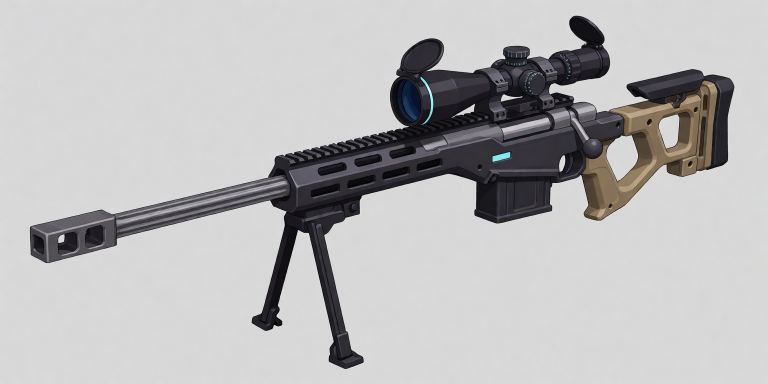
#> input picture art/concepts/warden/concept_34.png, 1536 x 768 px, given in place of warden_exact_side.png, which was not available (shown at 1/2 size)
$ python compare.py
#> lines starting #> are read from the running program, lines starting #| are printed output that depends on the picture; after the words box and inside, x2 and y2 are one past the last pixel; in counts of white or black regions, pixels touching at a corner belong together; pictures that were not available may be replaced by others from this repository, and a replacement may not be noted
"""Side-by-side / overlay comparison of the WARDEN build against concept_main.png (the proportion reference).

Needs renders/warden_exact_side.png (1 px = 1 mm orthographic, transparent background, written by
build_warden.py --render compare|quick|full). Run with the system python (PIL):
    python compare.py
Writes renders/warden_compare.png (concept, build, overlay, both outlines + IoU), renders/warden_compare_zoom.png
(part-by-part 2 px/mm crops), renders/warden_compare_overlay.png, renders/warden_silhouette.png and the
labelled contact sheets renders/warden_contact_sheet.png (assembled gun + close-ups) and
renders/warden_contact_parts.png (stocks, magazines, base, alt loadout).

Pixel mapping of the exact render (same as art/concepts/warden/profile_sketch.png top panel):
    px_x = (y + 1.19) * 1000      px_y = (0.335 - z) * 1000
concept_main.png is drawn at ~1 px = 1 mm too: brake front at x=56, bore at y=259.5 -> shift (+34, 0).
"""
import os

from PIL import Image, ImageDraw, ImageFilter, ImageFont  # numpy is used too

HERE = os.path.dirname(os.path.abspath(__file__))
R = os.path.join(HERE, "renders")
C = os.path.join(HERE, "..", "..", "..", "art", "concepts", "warden")
BG = (214, 215, 218)


def font(sz):
    for f in ("arial.ttf", "segoeui.ttf", "DejaVuSans.ttf"):
        try:
            return ImageFont.truetype(f, sz)
        except OSError:
            pass
    return ImageFont.load_default()


def on_bg(im, bg=BG):
    b = Image.new("RGBA", im.size, bg + (255,))
    b.alpha_composite(im)
    return b.convert("RGB")


def grid(im, color=(150, 150, 155), label=True):
    d = ImageDraw.Draw(im)
    f = font(13)
    for i in range(-11, 5):
        y = i / 10.0
        x = int(round((y + 1.19) * 1000))
        d.line([(x, 0), (x, im.height)], fill=color, width=1)
        if label:
            d.text((x + 3, im.height - 18), f"y={y:+.1f}", fill=(90, 90, 95), font=f)
    for z in (-0.2, -0.1, 0.0, 0.1, 0.2, 0.3):
        py = int(round((0.335 - z) * 1000))
        d.line([(0, py), (im.width, py)], fill=color, width=1)
        if label:
            d.text((3, py + 2), f"z={z:+.1f}", fill=(90, 90, 95), font=f)
    pz = int(round((0.335 - 0.075) * 1000))
    d.line([(0, pz), (im.width, pz)], fill=(230, 140, 60), width=1)
    return im


def concept_mask(cz):
    """Trace the concept's gun silhouette (no scope, no bipod): everything clearly off the grey background, minus
    the scope above the rail line over the receiver and the bipod under the handguard front."""
    import numpy as np
    a = np.asarray(cz).astype(np.int32)
    H, W = a.shape[:2]
    d = np.abs(a - a[5:40, 5:40].reshape(-1, 3).mean(0)).sum(2)
    m = d > 40
    yy, xx = np.mgrid[0:H, 0:W]
    m &= ~((xx > PX(-0.47)) & (xx < PX(0.0)) & (yy < PZ(0.122)))      # scope + rings
    m &= ~((xx > PX(-0.66)) & (xx < PX(-0.50)) & (yy > PZ(0.033)))     # bipod
    m[:, :40] = False
    return m


def PX(y):
    return int(round((y + 1.19) * 1000))


def PZ(z):
    return int(round((0.335 - z) * 1000))


def edge_of(mask):
    import numpy as np
    im = Image.fromarray((mask * 255).astype(np.uint8))
    return im.filter(ImageFilter.FIND_EDGES).filter(ImageFilter.MaxFilter(3))


def main():
    import numpy as np
    mine = Image.open(os.path.join(R, "warden_exact_side.png")).convert("RGBA")
    W, H = mine.size
#> W = 1536; H = 768
    concept = Image.open(os.path.join(C, "concept_main.png")).convert("RGB")
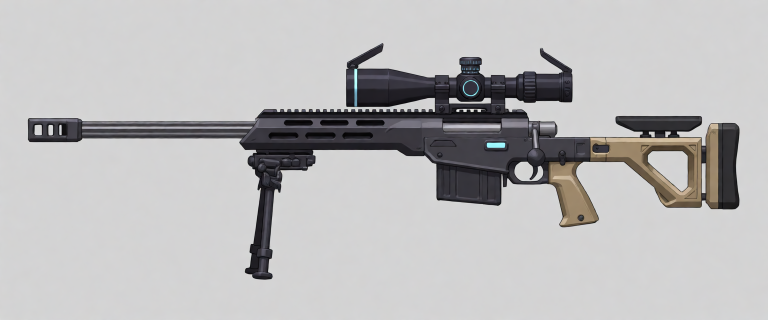
#> input picture art/concepts/warden/concept_main.png, 1536 x 640 px (shown at 1/2 size)
#> concept is the input picture: PIL image 1536x640 RGB; mean R, G, B 186, 185.2, 185.7
    cz = Image.new("RGB", (W, H), (211, 211, 213))
    cz.paste(concept, (34, 0))
    bm = np.asarray(mine)[:, :, 3] > 100
#> bm: shape (768, 1536) bool; every value is 1
    cm = concept_mask(cz)
#> in concept_mask, `m = d > 40`:
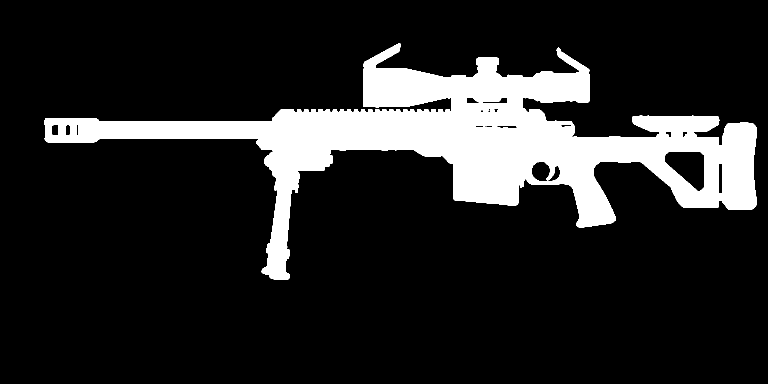
#> m: shape (768, 1536) bool (shown at 1/2 size); 14.9% white; 3 white regions (2 under 20 px), largest, box (x1, y1, x2, y2) and area: (89, 86, 1514, 560) 175749
#> in concept_mask, `m &= ~((xx > PX(-0.66)) & (xx < PX(-0.50)) & (yy > PZ(0.033)))`: m: shape (768, 1536) bool; 11.1% white; 6 white regions (2 under 20 px), largest, box (x1, y1, x2, y2) and area: (89, 213, 1514, 455) 131239, (727, 213, 816, 215) 96, (523, 535, 531, 549) 85, (529, 315, 531, 329) 25
    e_b, e_c = edge_of(bm), edge_of(cm)
#> in edge_of, `im = Image.fromarray((mask * 255).astype(np.uint8))`: im: PIL image 1536x768 L; every value is 255
#> in edge_of, `return im.filter(ImageFilter.FIND_EDGES).filter(ImageFilter.MaxFilter(..`: returned value: PIL image 1536x768 L; 0.78% white; 1 white region, box (x1, y1, x2, y2) and area: (0, 0, 1536, 768) 9200
#> in edge_of (call 2), `return im.filter(ImageFilter.FIND_EDGES).filter(ImageFilter.MaxFilter(..`: returned value: PIL image 1536x768 L; 1.5% white; 16 white regions, largest, box (x1, y1, x2, y2) and area: (88, 212, 1515, 456) 13874, (1328, 301, 1411, 385) 965, (1061, 322, 1122, 364) 795
    red = Image.new("RGB", (W, H), (235, 30, 40))
    cyan = Image.new("RGB", (W, H), (0, 190, 215))

    mine_g = grid(on_bg(mine))
#> in on_bg, returned value is the input picture: PIL image 1536x768 RGB; mean R, G, B 184.6, 183.7, 184.7
    ov_c = cz.copy()
    ov_c.paste(red, mask=e_b)
    both = Image.new("RGB", (W, H), (250, 250, 250))
#> both: PIL image 1536x768 RGB; every value is 250
    grid(both, (215, 215, 220))
    both.paste(cyan, mask=e_c)
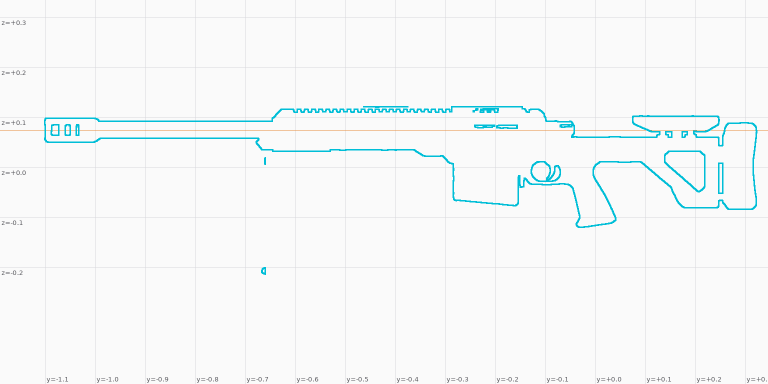
#> both: PIL image 1536x768 RGB (shown at 1/2 size); mean R, G, B 245.2, 248.1, 248.4
    both.paste(red, mask=e_b)
    iou = (cm & bm).sum() / max(1, (cm | bm).sum())
#> iou = 0.111
    blend = Image.blend(cz, on_bg(mine, (211, 211, 213)), 0.55)

    rows = [("CONCEPT concept_main.png (THE proportion reference, DIRECTION_LOG 13; 1 px ~ 1 mm, aligned on brake front + bore)", cz),
            ("BUILD  exact orthographic left side (+X), 1 px = 1 mm (no scope / bipod: separate attachments)", mine_g),
            ("OVERLAY  build silhouette (red) on the concept", ov_c),
            (f"OUTLINES  concept traced without scope / bipod (cyan) vs build (red)   silhouette IoU {iou:.3f}", both)]
    lab = 30
    sheet = Image.new("RGB", (W, (H + lab) * len(rows)), (245, 245, 247))
    d = ImageDraw.Draw(sheet)
    for i, (t, im) in enumerate(rows):
        y0 = i * (H + lab)
        d.text((10, y0 + 6), t, fill=(20, 20, 25), font=font(18))
        sheet.paste(im, (0, y0 + lab))
#> this loop made 4 passes
#> y0 on passes 1 to 4: 0, 798, 1596, 2394
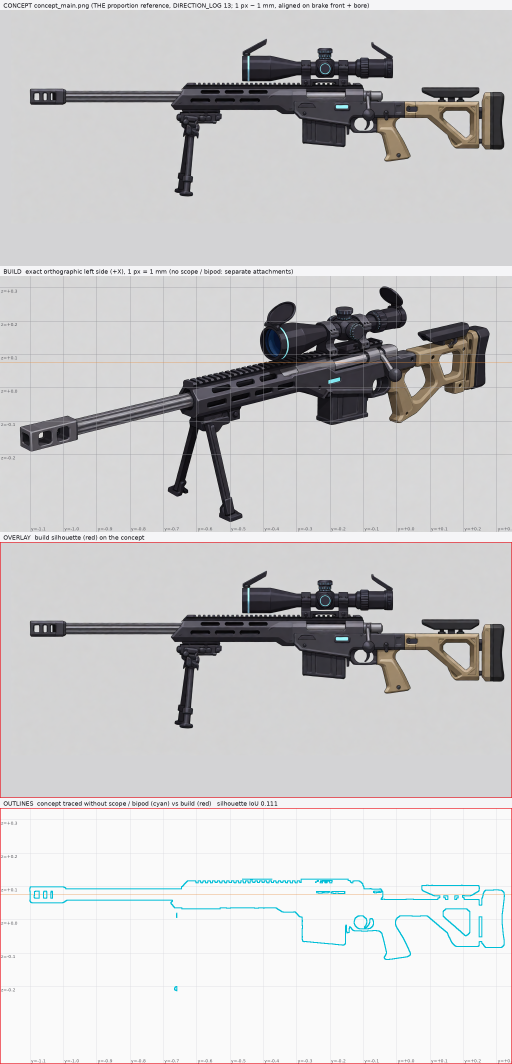
#> sheet: PIL image 1536x3192 RGB (shown at 1/3 size); mean R, G, B 203.4, 202.8, 203.6
    out = os.path.join(R, "warden_compare.png")
    sheet.save(out)
    # blend + plain build
    sbs = Image.new("RGB", (W, H * 2 + 2 * lab), (245, 245, 247))
    d = ImageDraw.Draw(sbs)
    d.text((10, 6), "BLEND 55% build over concept", fill=(20, 20, 25), font=font(18))
    sbs.paste(blend, (0, lab))
    d.text((10, H + lab + 6), "BUILD (left side, +X)", fill=(20, 20, 25), font=font(18))
    sbs.paste(on_bg(mine), (0, H + 2 * lab))
    sbs.save(os.path.join(R, "warden_compare_overlay.png"))
    # zoomed part-by-part crops (2 px per mm): concept painting + both outlines
    ov = np.asarray(cz).copy()
    ov[np.asarray(e_c) > 0] = (0, 190, 215)
    ov[np.asarray(e_b) > 0] = (235, 30, 40)
    ovi = Image.fromarray(ov)
    crops = [("muzzle brake + barrel", -1.12, -0.62), ("handguard, receiver, magazine", -0.72, -0.10),
             ("grip, stock", -0.20, 0.34)]
    tiles = []
    for nm, y0, y1 in crops:
        c = ovi.crop((PX(y0), PZ(0.16), PX(y1), PZ(-0.15)))
        c = c.resize((c.width * 2, c.height * 2), Image.NEAREST)
        dr = ImageDraw.Draw(c)
        g = round(y0 + 0.05 - (y0 % 0.05), 2)
        while g <= y1:
            x = (PX(g) - PX(y0)) * 2
            dr.line([(x, 0), (x, 10)], fill=(0, 0, 0))
            dr.text((x + 2, 0), f"y{g:+.2f}", fill=(0, 0, 0), font=font(12))
            g = round(g + 0.05, 2)
        for gz in (-0.10, -0.05, 0.0, 0.05, 0.10, 0.15):
            yv = (PZ(gz) - PZ(0.16)) * 2
            dr.line([(0, yv), (10, yv)], fill=(0, 0, 0))
            dr.text((12, yv - 7), f"z{gz:+.2f}", fill=(0, 0, 0), font=font(12))
        tiles.append((nm, c))
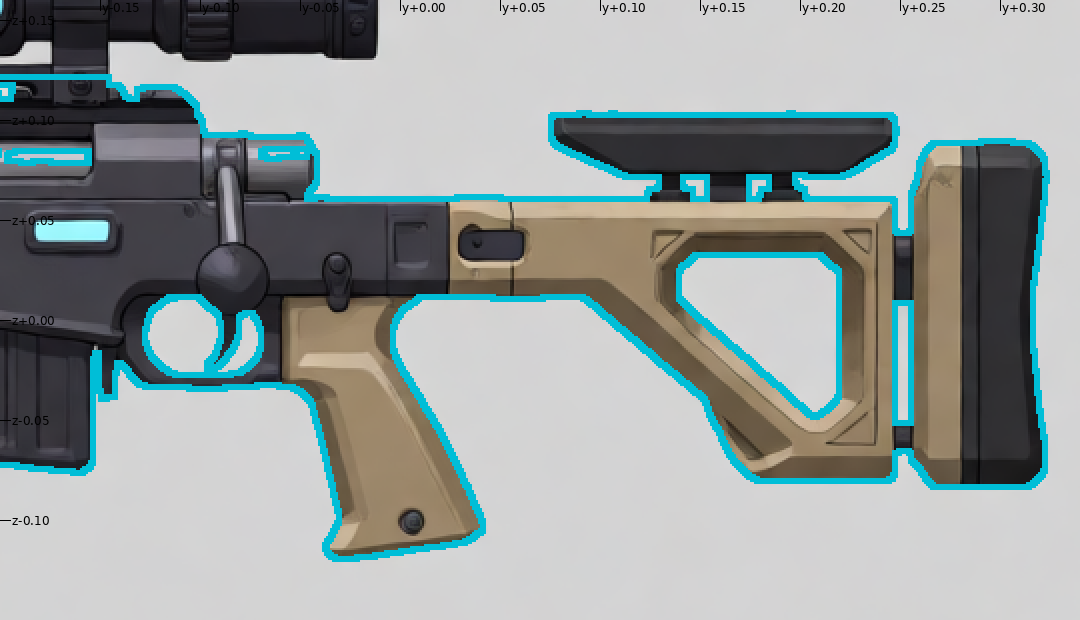
#> c: PIL image 1080x620 RGB; mean R, G, B 149.7, 157.6, 156.6
#> after the loop, tiles = 3 items
    Wz = max(t.width for _, t in tiles)
#> Wz = 1240
    zs = Image.new("RGB", (Wz, sum(t.height + lab for _, t in tiles)), (245, 245, 247))
    d = ImageDraw.Draw(zs)
    y = 0
    for nm, t in tiles:
        d.text((10, y + 6), f"ZOOM 2 px/mm  {nm}: concept outline cyan, build outline red", fill=(20, 20, 25),
               font=font(18))
        zs.paste(t, (0, y + lab))
        y += t.height + lab
#> this loop made 3 passes
#> (nm, y) on passes 1 to 3: ('muzzle brake + barrel', 650), ('handguard, receiver, magazine', 1300), ('grip, stock', 1950)
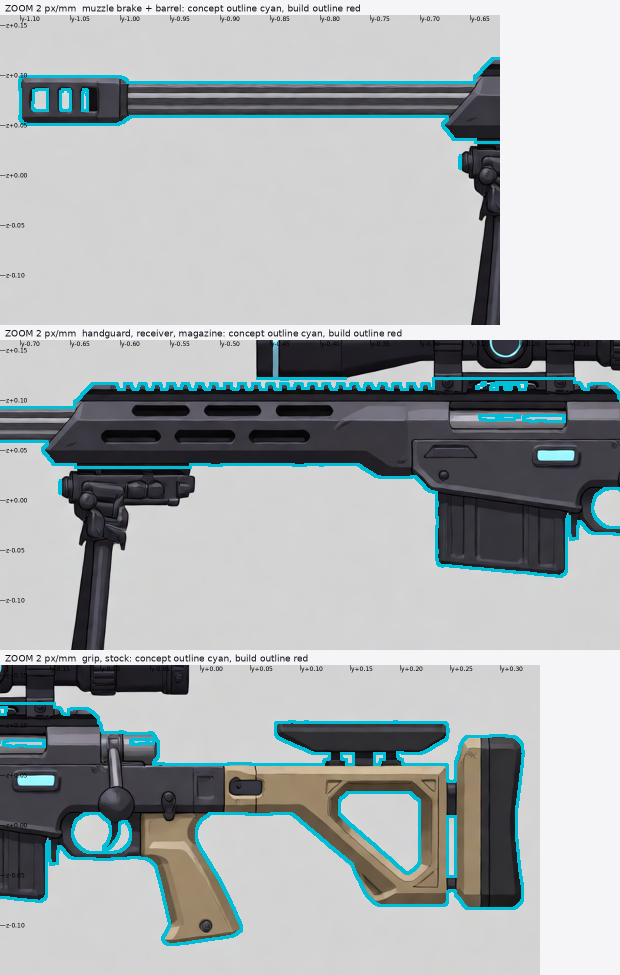
#> zs: PIL image 1240x1950 RGB (shown at 1/2 size); mean R, G, B 167.9, 173.3, 175
#> after the loop, y = 1950
    zs.save(os.path.join(R, "warden_compare_zoom.png"))
    print(f"wrote {out}  (silhouette IoU vs concept without scope / bipod: {iou:.3f})")
#| wrote assets/weapons/vk50_warden/renders/warden_compare.png  (silhouette IoU vs concept without scope / bipod: 0.111)


def silhouettes():
    """64 / 128 / 256 px wide black silhouettes of the exact side render (BRIEF section 6 read check)."""
    mine = Image.open(os.path.join(R, "warden_exact_side.png")).convert("RGBA")
    a = mine.split()[3]
    bb = a.getbbox()
#> bb = (0, 0, 1536, 768)
    a = a.crop((bb[0] - 20, bb[1] - 20, bb[2] + 20, bb[3] + 20))
#> a: PIL image 1576x808 L; 92.6% white; 1 black region, box (x1, y1, x2, y2) and area: (0, 0, 1576, 808) 93760
    sil = Image.merge("RGB", [a.point(lambda v: 255 - v)] * 3)
    tiles = []
    for w in (64, 128, 256):
        h = max(1, round(sil.height * w / sil.width))
        t = sil.resize((w, h), Image.LANCZOS).resize((w * 4 if w < 256 else w * 2, h * 4 if w < 256 else h * 2),
                                                     Image.NEAREST)
        tiles.append((w, t))
#> after the loop, tiles = 3 items
    W = max(t.width for _, t in tiles) + 20
#> W = 532
    H = sum(t.height + 34 for _, t in tiles)
#> H = 760
    sheet = Image.new("RGB", (W, H), (255, 255, 255))
#> sheet: PIL image 532x760 RGB; every value is 255
    d = ImageDraw.Draw(sheet)
    y = 0
    for w, t in tiles:
        d.text((10, y + 6), f"silhouette at {w} px wide (pixel-enlarged)", fill=(0, 0, 0), font=font(16))
        sheet.paste(t, (10, y + 30))
        y += t.height + 34
#> this loop made 3 passes
#> (w, y) on passes 1 to 3: (64, 166), (128, 464), (256, 760)
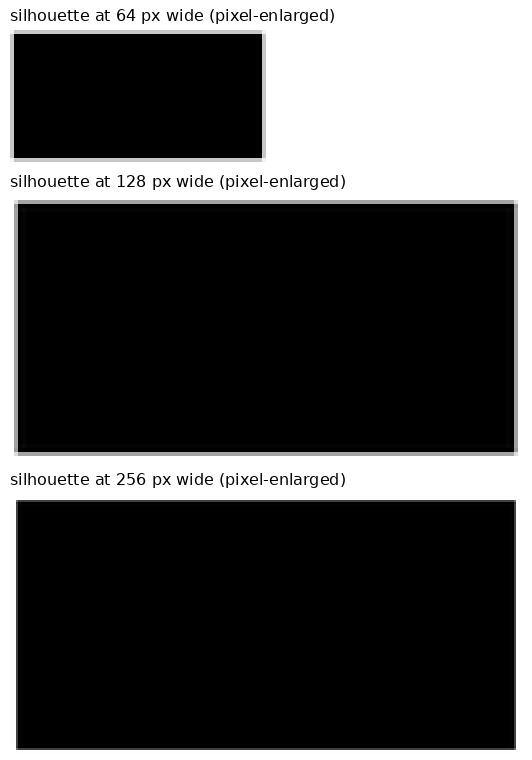
#> sheet: PIL image 532x760 RGB; min 0, max 255, mean 76
#> after the loop, y = 760
    sheet.save(os.path.join(R, "warden_silhouette.png"))


def sheet(items, out, cols=3, tile=(760, 430), title=None):
    """Labelled contact sheet: items = [(label, filename in renders/)]; each render letterboxed into a tile."""
#> called with out = 'warden_contact_sheet.png', cols = 4, tile = (640, 400)
    tw, th = tile
    lab = 26
    top = 44 if title else 0
    rows = (len(items) + cols - 1) // cols
    im = Image.new("RGB", (cols * tw, top + rows * (th + lab)), (236, 236, 239))
#> im: PIL image 2560x2600 RGB
    d = ImageDraw.Draw(im)
    if title:
        d.text((12, 10), title, fill=(15, 15, 20), font=font(24))
    for i, (label, fn) in enumerate(items):
        r, c = divmod(i, cols)
        x0, y0 = c * tw, top + r * (th + lab)
        p = os.path.join(R, fn)
        d.text((x0 + 8, y0 + 4), label, fill=(25, 25, 30), font=font(17))
        if not os.path.exists(p):
            d.text((x0 + 8, y0 + lab + 8), "(missing) " + fn, fill=(200, 30, 30), font=font(15))
            continue
        src = Image.open(p).convert("RGB")
        s = min(tw / src.width, th / src.height)
        src = src.resize((max(1, int(src.width * s)), max(1, int(src.height * s))), Image.LANCZOS)
        im.paste(src, (x0 + (tw - src.width) // 2, y0 + lab + (th - src.height) // 2))
    im.save(os.path.join(R, out))
    print("wrote", out)


def contact_sheets():
    sheet([("right side (+X camera = gun's LEFT)", "warden_right.png"),
           ("left side (-X camera = gun's RIGHT: bolt, port)", "warden_left.png"),
           ("three-quarter", "warden_three_quarter.png"),
           ("three-quarter back", "warden_three_quarter_back.png"),
           ("top (screen-up = -X, shooter's right)", "warden_top.png"),
           ("low three-quarter", "warden_low.png"),
           ("front (ortho)", "warden_front.png"),
           ("back (ortho)", "warden_back.png"),
           ("close-up: muzzle brake", "warden_cu_brake.png"),
           ("close-up: bolt + knob (-X), closed", "warden_cu_bolt.png"),
           ("bolt lifted 60 deg: root turns behind the receiver", "warden_cu_bolt_lifted.png"),
           ("bolt open (0.13 m): clears stock + riser", "warden_cu_bolt_open.png"),
           ("bolt open, side (-X camera)", "warden_bolt_open_left.png"),
           ("bolt open, shooter's view", "warden_bolt_open_fpv.png"),
           ("close-up: receiver right / ejection port", "warden_cu_receiver_right.png"),
           ("close-up: receiver left", "warden_cu_receiver_left.png"),
           ("close-up: handguard underside, rails", "warden_cu_handguard_under.png"),
           ("close-up: magwell + mag seating", "warden_cu_magwell.png"),
           ("close-up: handguard left (slots stay dark)", "warden_cu_handguard_left.png"),
           ("close-up: stock left", "warden_cu_stock_left.png"),
           ("stock underside: monopod foot flush (retracted)", "warden_cu_stock_under.png"),
           ("monopod extended (optional, -0.105 m)", "warden_cu_monopod_extended.png"),
           ("bright snow backdrop: no see-through slots", "warden_check_brightbg_left.png"),
           ("sockets (debug markers)", "warden_sockets_left.png")],
          "warden_contact_sheet.png", cols=4, tile=(640, 400),
          title="VK-50 WARDEN  default loadout (base + stock_standard + mag_5; optic + bipod are separate attachments)")
    sheet([("stock_standard 3/4", "warden_stock_standard_three_quarter.png"),
           ("stock_standard right", "warden_stock_standard_right.png"),
           ("stock_standard 3/4 back", "warden_stock_standard_three_quarter_back.png"),
           ("stock_folding 3/4", "warden_stock_folding_three_quarter.png"),
           ("stock_folding right", "warden_stock_folding_right.png"),
           ("stock_folding 3/4 back", "warden_stock_folding_three_quarter_back.png"),
           ("mag_5 3/4", "warden_mag_5_three_quarter.png"),
           ("mag_5 right", "warden_mag_5_right.png"),
           ("mag_5 feed lips", "warden_mag_5_top_feedlips.png"),
           ("mag_8 3/4", "warden_mag_8_three_quarter.png"),
           ("mag_8 right", "warden_mag_8_right.png"),
           ("mag_8 feed lips", "warden_mag_8_top_feedlips.png"),
           ("mag_5 check: 2 rounds left, follower raised", "warden_mag_5_check_two_left.png"),
           ("mag_5 check: 2 left (3/4)", "warden_mag_5_check_two_left_three_quarter.png"),
           ("mag_5 empty: follower under the lips", "warden_mag_5_check_empty_top.png"),
           ("base only (no stock / mag)", "warden_base_only_three_quarter_back.png"),
           ("alt loadout: stock_folding + mag_8", "warden_alt_three_quarter.png"),
           ("stock_folding folded (top)", "warden_alt_folded_top.png"),
           ("stock_folding: bolt open clears it", "warden_bolt_open_folding_stock.png"),
           ("stock_folding folded 3/4", "warden_alt_folded_three_quarter.png")],
          "warden_contact_parts.png", cols=3, tile=(640, 520),
          title="VK-50 WARDEN  swappable parts (origin of each part = its socket / mount point)")


if __name__ == "__main__":
    main()
    silhouettes()
    contact_sheets()
